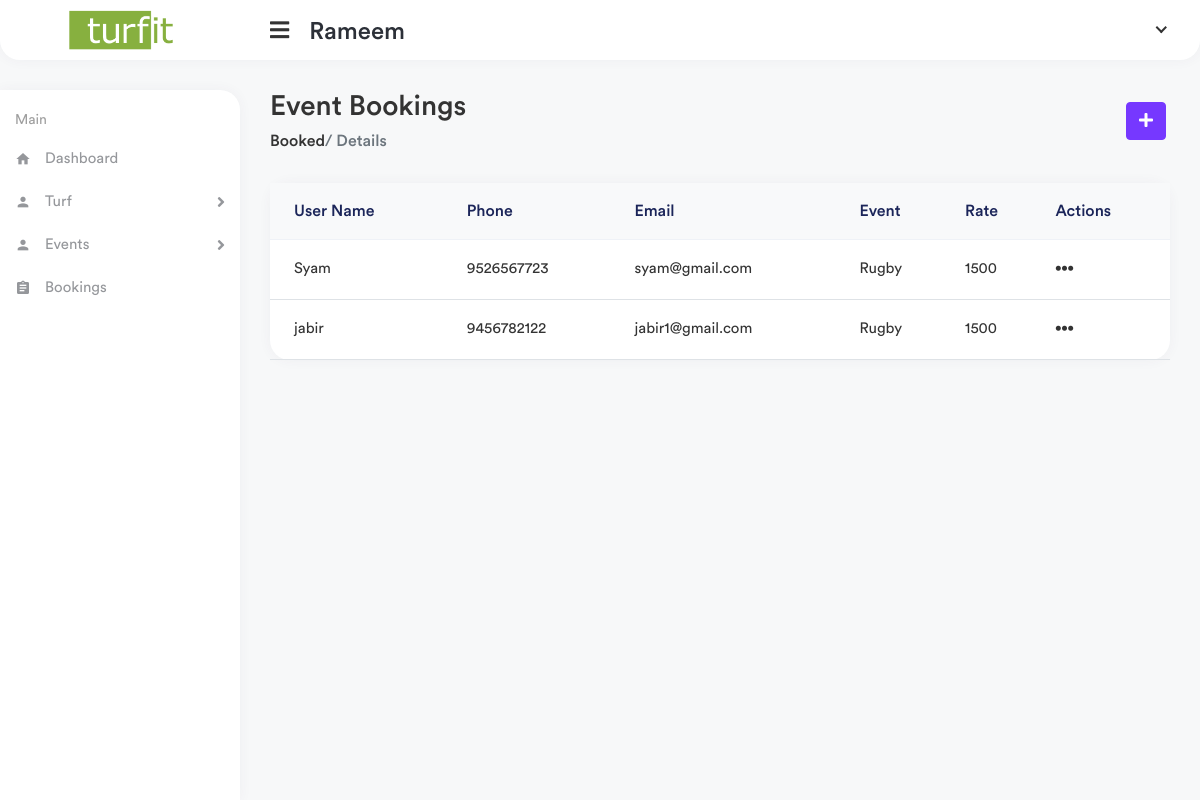
Page /manager/booked-events (signed in) on the committed database.
### website/models.py (models this page shows)
class User(AbstractUser):
    is_turfmanager = models.BooleanField("is turfmanager", default=False)
    is_user = models.BooleanField("is user", default=False)

class TurfUser(models.Model):
    user = models.OneToOneField(User,on_delete=models.CASCADE)
    name = models.CharField(max_length=100)
    phone = models.CharField(max_length=100)
    email = models.EmailField()
    def __str__(self):
        return str(self.name)

### manager/models.py (models this page shows, shortened)
class EventBook(models.Model):
    manager = models.ForeignKey(TurfManager,on_delete=models.CASCADE,null=True)
    event = models.ForeignKey(Event,on_delete=models.CASCADE,null=True)
    user = models.ForeignKey(TurfUser,on_delete=models.CASCADE,null=True)

class Event(models.Model):
    manager = models.ForeignKey(TurfManager,on_delete=models.CASCADE,null=True)
    turf = models.CharField(max_length=200)
    event_image = models.ImageField( upload_to="image/testimagemodel/")
    date = models.DateField()
    time = models.TimeField()
    game = models.CharField(max_length=100)
    event_title = models.CharField(max_length=200)
    entry_fee = models.CharField(max_length=100)
    strength = models.IntegerField()
    def __str__(self):
        return str(self.event_title)

### manager/views.py (the view)
# urls.py: path('booked-events',views.event_booking,name="booked_events"),
def event_booking(request):
    manager_object = TurfManager.objects.get(user=request.user)
    event_bookings = EventBook.objects.filter(manager=manager_object).all()
    context = {
        'bookings' : event_bookings
    }
    return render(request,'manager/event_bookings.html',context)

### templates/manager/event_bookings.html (shortened to what this page needs)
{% extends 'manager/partials/base.html' %}
{% load static %}
{% block content %}
<div class="page-wrapper">
    <div class="content container-fluid">
        <div class="page-header">
            <div class="row align-items-center">
                <div class="col">
                    <h3 class="page-title">Event Bookings</h3>
                    <ul class="breadcrumb">
                        <li class="breadcrumb"><a href=""> Booked</a>
                        </li>
                        <li class="breadcrumb active"> / Details</li>
                    </ul>
                </div>
                <div class="col-auto">
                    <a href="" class="btn btn-primary me-1">
                        <i class="fas fa-plus"></i>
                    </a>
                </div>
            </div>
        </div>
        <div class="row">
            <div class="col-sm-12">
                <div class="card card-table">
                    <div class="card-body">
                        <div class="table-responsive">
                            <table class="table table-center table-hover datatable">
                                <thead class="thead-light">
                                    <tr>
                                        <th>User Name</th>
                                        <th>Phone</th>
                                        <th>Email</th>
                                        <th>Event</th>
                                        <th>Rate</th>
                                        <th>Actions</th>
                                    </tr>
                                </thead>
                                <tbody>
                                    {% for bookings in bookings %}
                                    <tr>
                                        <td>
                                            <h2 class="">
                                                <a href="">{{bookings.user}} </a>
                                            </h2>
                                        </td>
                                        <td>{{bookings.user.phone}}
                                        </td>
                                        <td>{{bookings.user.email}}</td>
                                        <td>{{bookings.event}}</td>
                                        <td>{{bookings.event.entry_fee}}</td>
                                        <td class="text-right">
                                            <div class="dropleft dropdown-action">
                                                <a href="#" class="action-icon dropdown-toggle"
                                                    data-bs-toggle="dropdown" aria-expanded="false"><i
                                                        class="fas fa-ellipsis-h"></i></a>
                                            </div>
                                        </td>
                                    </tr>
                                </tbody>
                                {% endfor %}
                            </table>
                        </div>
                    </div>
                </div>
            </div>
        </div>
    </div>
</div>
{% endblock %}

### templates/manager/partials/header.html (shortened to what this page needs)
{% load static %}
<div class="header header-one">
    <div class="header-left header-left-one">
        <a href="{% url 'manager:index' %}" class="logo">
            <img src="{% static 'img/Turfit-logo.png' %}" alt="Logo">
        </a>
    </div>
    <a href="javascript:void(0);" id="toggle_btn">
        <i class="fas fa-bars"></i>
        <h4 style="padding-top: 13px;padding-left: 20px;">{{request.user}}</h4>
    </a>
    <ul class="nav nav-tabs user-menu">
        <li class="nav-item dropdown has-arrow main-drop">
            <a href="#" class="dropdown-toggle nav-link" data-bs-toggle="dropdown">
            </a>
        </li>
    </ul>
</div>

### rows in the picture
User: user "Rameem"
EventBook: user "Syam", user.phone "9526567723", user.email "syam@gmail.com", event "Rugby", event.entry_fee "1500"
EventBook: user "jabir", user.phone "9456782122", user.email "jabir1@gmail.com", event "Rugby", event.entry_fee "1500"
